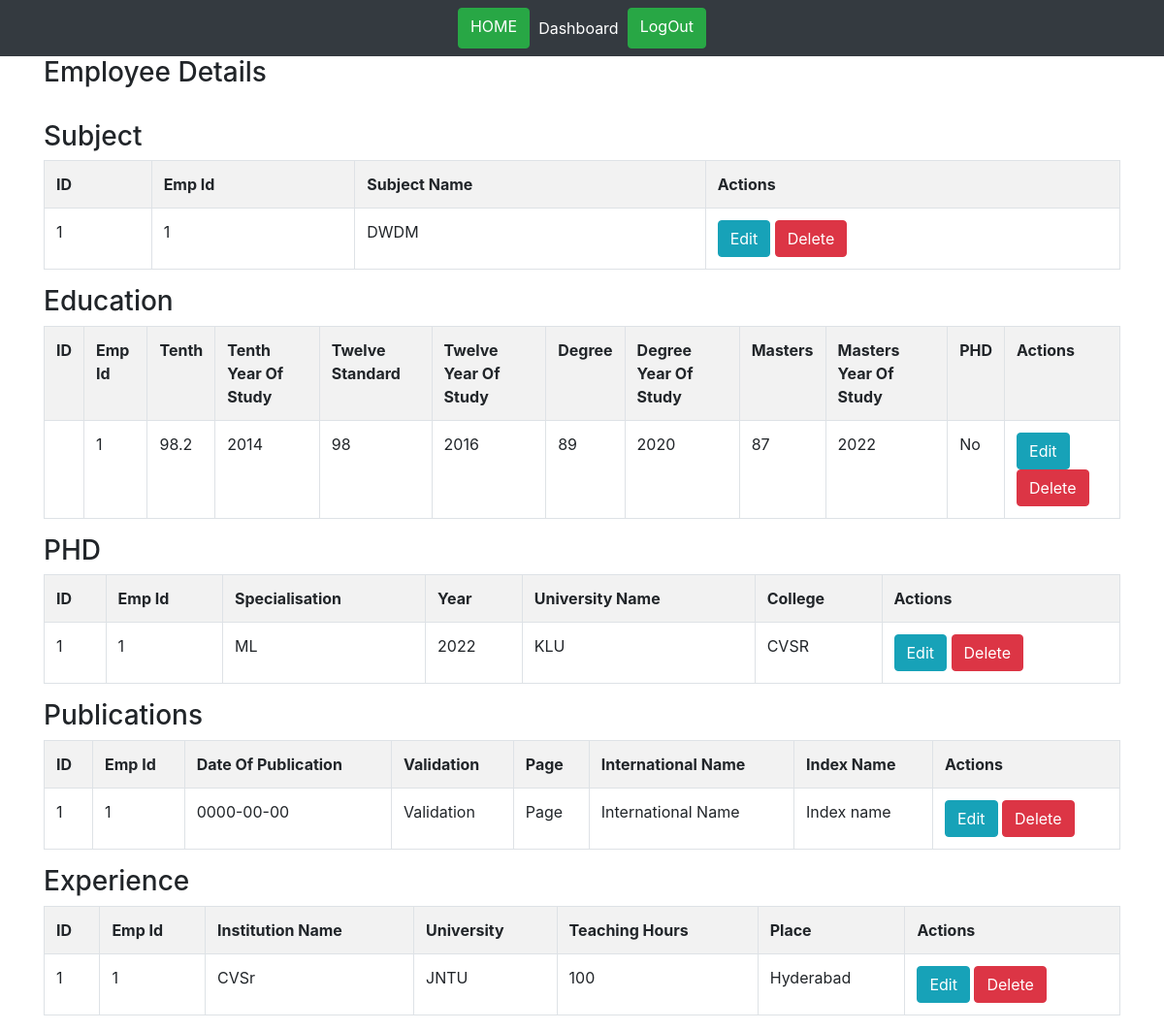
Before: /Employees/getEmployee/1 with the older database file.
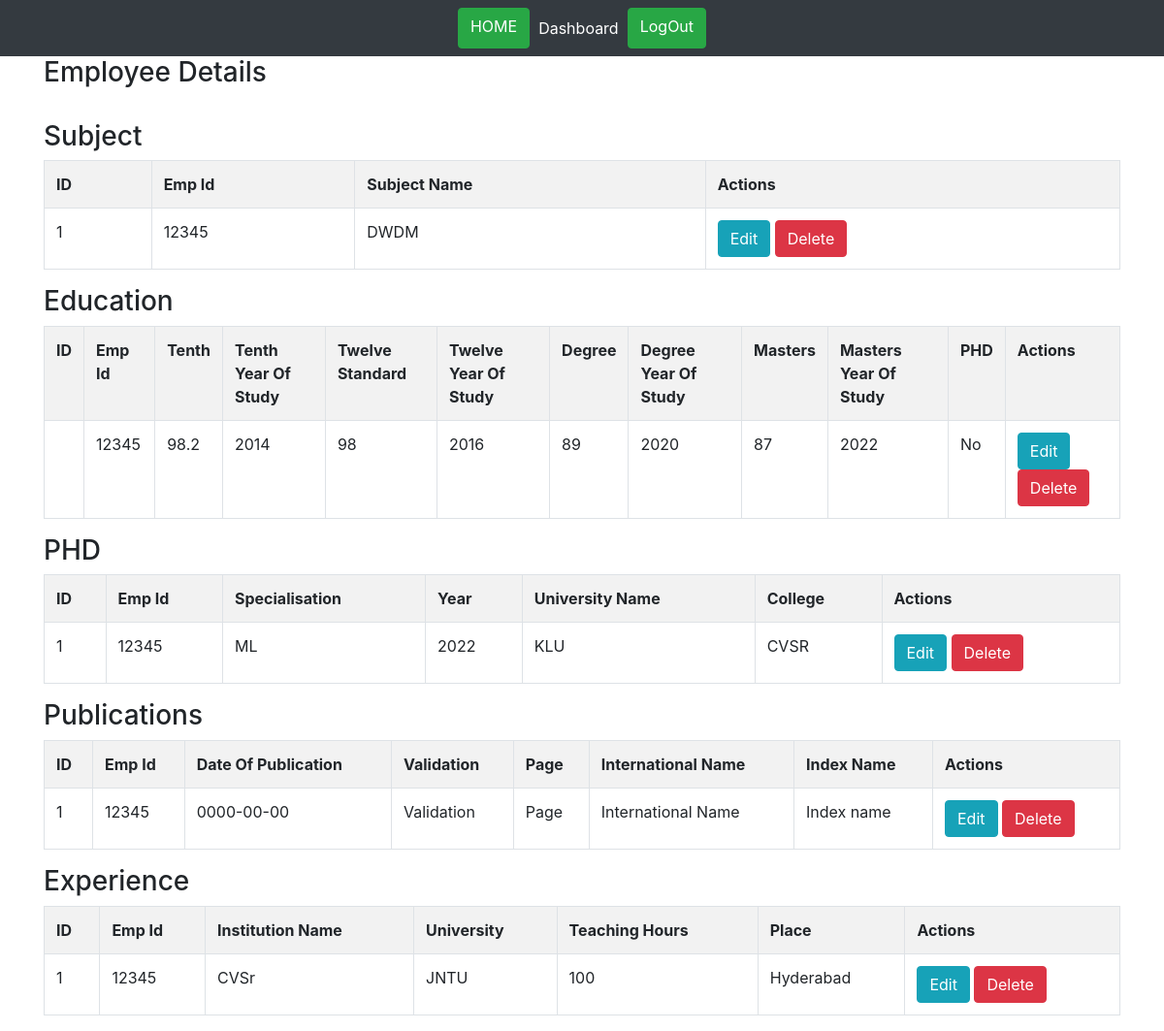
After: the same page with the newer database file.
### tables this page shows
CREATE TABLE IF NOT EXISTS `faculty_subject` (
  `id` int(11) NOT NULL AUTO_INCREMENT,
  `emp_id` int(11) NOT NULL,
  `subject_name` varchar(100) NOT NULL,
  PRIMARY KEY (`id`)
);

CREATE TABLE IF NOT EXISTS `faculty_education` (
  `id` int(11) NOT NULL AUTO_INCREMENT,
  `emp_id` int(11) NOT NULL,
  `Tenth` varchar(10) NOT NULL,
  `tenth_year_of_study` int(11) NOT NULL,
  `twelve_standard` varchar(10) NOT NULL,
  `twelve_year_of_study` int(11) NOT NULL,
  `degree` varchar(10) NOT NULL,
  `degree_year_of_study` int(11) NOT NULL,
  `masters` varchar(10) NOT NULL,
  `masters_year_of_study` int(11) NOT NULL,
  `PHD` varchar(4) NOT NULL,
  PRIMARY KEY (`id`)
);

CREATE TABLE IF NOT EXISTS `faculty_phd` (
  `id` int(11) NOT NULL AUTO_INCREMENT,
  `emp_id` int(11) NOT NULL,
  `specialisation` varchar(100) NOT NULL,
  `year` int(11) NOT NULL,
  `university_name` varchar(100) NOT NULL,
  `college` varchar(100) NOT NULL,
  PRIMARY KEY (`id`)
);

CREATE TABLE IF NOT EXISTS `faculty_publications` (
  `id` int(11) NOT NULL AUTO_INCREMENT,
  `emp_id` int(11) NOT NULL,
  `date_of_publication` date NOT NULL,
  `validation` varchar(100) NOT NULL,
  `page` varchar(100) NOT NULL,
  `international_name` varchar(100) NOT NULL,
  `index_name` varchar(100) NOT NULL,
  PRIMARY KEY (`id`)
);

CREATE TABLE IF NOT EXISTS `faculty_experience` (
  `id` int(11) NOT NULL AUTO_INCREMENT,
  `emp_id` int(11) NOT NULL,
  `institution_name` varchar(100) NOT NULL,
  `university` varchar(100) NOT NULL,
  `teaching_hours` int(11) NOT NULL,
  `place` varchar(100) NOT NULL,
  PRIMARY KEY (`id`)
);

### application/controllers/Employees.php (called while the page is built, shortened)
<?php
class Employees extends CI_Controller{
    function __construct()
    {
        $this->load->model('Personal_info_model');
        $this->load->model('Faculty_education_model');
        $this->load->model('Faculty_subject_model');
        $this->load->model('Faculty_phd_model');
        $this->load->model('Faculty_publication_model');
        $this->load->model('Faculty_experience_model');
    }
    public function getEmployee($id)
    {
        $data['faculty_education'] = $this->Faculty_education_model->get_faculty_education($id);
        $data['faculty_subject'] = $this->Faculty_subject_model->get_faculty_subject($id);
        $data['faculty_phd'] = $this->Faculty_phd_model->get_faculty_phd($id);
        $data['faculty_publications'] = $this->Faculty_publication_model->get_faculty_publication($id);
        $data['faculty_experience'] = $this->Faculty_experience_model->get_faculty_experience($id);
        $data['_view'] = 'employeesList/getEmployee';
        $data['heading'] = 'Employee Details';
        $this->load->view('layouts/main',$data);
    }
}

### index.php (called while the page is built, shortened)
<?php
require_once BASEPATH.'core/CodeIgniter.php';

### application/models/Faculty_subject_model.php (called while the page is built, shortened)
<?php
class Faculty_subject_model extends CI_Model
{
    function get_faculty_subject($id)
    {
        return $this->db->get_where('faculty_subject',array('id'=>$id))->row_array();
    }
}

### application/models/Faculty_education_model.php (called while the page is built, shortened)
<?php
class Faculty_education_model extends CI_Model
{
    function get_faculty_education($id)
    {
        return $this->db->get_where('faculty_education',array('id'=>$id))->row_array();
    }
}

### application/models/Faculty_phd_model.php (called while the page is built, shortened)
<?php
class Faculty_phd_model extends CI_Model
{
    function get_faculty_phd($id)
    {
        return $this->db->get_where('faculty_phd',array('id'=>$id))->row_array();
    }
}

### application/models/Faculty_publication_model.php (called while the page is built, shortened)
<?php
class Faculty_publication_model extends CI_Model
{
    function get_faculty_publication($id)
    {
        return $this->db->get_where('faculty_publications',array('id'=>$id))->row_array();
    }
}

### application/models/Faculty_experience_model.php (called while the page is built, shortened)
<?php
class Faculty_experience_model extends CI_Model
{
    function get_faculty_experience($id)
    {
        return $this->db->get_where('faculty_experience',array('id'=>$id))->row_array();
    }
}

### application/views/employeesList/getEmployee.php (the view, shortened to what the changed rows need)
<br>
<table class="table table-striped table-bordered">
    <tr>
		<th>ID</th>
		<th>Emp Id</th>
		<th>Subject Name</th>
		<th>Actions</th>
    </tr>
	<?php  $f =  $faculty_subject; ?>
    <tr>
		<td><?php echo $f['id']; ?></td>
		<td><?php echo $f['emp_id']; ?></td>
		<td><?php echo $f['subject_name']; ?></td>
		<td>
            <a href="<?php echo site_url('faculty_subject/edit/'.$f['id']); ?>" class="btn btn-info btn-xs">Edit</a>
            <a href="<?php echo site_url('faculty_subject/remove/'.$f['id']); ?>" class="btn btn-danger btn-xs">Delete</a>
        </td>
    </tr>
</table>
<table class="table table-striped table-bordered">
    <tr>
		<th>ID</th>
		<th>Emp Id</th>
		<th>Tenth</th>
		<th>Tenth Year Of Study</th>
		<th>Twelve Standard</th>
		<th>Twelve Year Of Study</th>
		<th>Degree</th>
		<th>Degree Year Of Study</th>
		<th>Masters</th>
		<th>Masters Year Of Study</th>
		<th>PHD</th>
		<th>Actions</th>
    </tr>
	<?php  $f =  $faculty_education; ?>
    <tr>
		<td><?php echo $f[0];  ?></td>
		<td><?php echo $f['emp_id']; ?></td>
		<td><?php echo $f['Tenth']; ?></td>
		<td><?php echo $f['tenth_year_of_study']; ?></td>
		<td><?php echo $f['twelve_standard']; ?></td>
		<td><?php echo $f['twelve_year_of_study']; ?></td>
		<td><?php echo $f['degree']; ?></td>
		<td><?php echo $f['degree_year_of_study']; ?></td>
		<td><?php echo $f['masters']; ?></td>
		<td><?php echo $f['masters_year_of_study']; ?></td>
		<td><?php echo $f['PHD']; ?></td>
		<td>
            <a href="<?php echo site_url('faculty_education/edit/'.$f['id']); ?>" class="btn btn-info btn-xs">Edit</a>
            <a href="<?php echo site_url('faculty_education/remove/'.$f['id']); ?>" class="btn btn-danger btn-xs">Delete</a>
        </td>
    </tr>
</table>
<table class="table table-striped table-bordered">
    <tr>
		<th>ID</th>
		<th>Emp Id</th>
		<th>Specialisation</th>
		<th>Year</th>
		<th>University Name</th>
		<th>College</th>
		<th>Actions</th>
    </tr>
	<?php $f =  $faculty_phd ?>
    <tr>
		<td><?php echo $f['id']; ?></td>
		<td><?php echo $f['emp_id']; ?></td>
		<td><?php echo $f['specialisation']; ?></td>
		<td><?php echo $f['year']; ?></td>
		<td><?php echo $f['university_name']; ?></td>
		<td><?php echo $f['college']; ?></td>
		<td>
            <a href="<?php echo site_url('faculty_phd/edit/'.$f['id']); ?>" class="btn btn-info btn-xs">Edit</a>
            <a href="<?php echo site_url('faculty_phd/remove/'.$f['id']); ?>" class="btn btn-danger btn-xs">Delete</a>
        </td>
    </tr>
</table>
<table class="table table-striped table-bordered">
    <tr>
		<th>ID</th>
		<th>Emp Id</th>
		<th>Date Of Publication</th>
		<th>Validation</th>
		<th>Page</th>
		<th>International Name</th>
		<th>Index Name</th>
		<th>Actions</th>
    </tr>
	<?php $f  =  $faculty_publications ?>
    <tr>
		<td><?php echo $f['id']; ?></td>
		<td><?php echo $f['emp_id']; ?></td>
		<td><?php echo $f['date_of_publication']; ?></td>
		<td><?php echo $f['validation']; ?></td>
		<td><?php echo $f['page']; ?></td>
		<td><?php echo $f['international_name']; ?></td>
		<td><?php echo $f['index_name']; ?></td>
		<td>
            <a href="<?php echo site_url('faculty_publication/edit/'.$f['id']); ?>" class="btn btn-info btn-xs">Edit</a>
            <a href="<?php echo site_url('faculty_publication/remove/'.$f['id']); ?>" class="btn btn-danger btn-xs">Delete</a>
        </td>
    </tr>
</table>
<table class="table table-striped table-bordered">
    <tr>
		<th>ID</th>
		<th>Emp Id</th>
		<th>Institution Name</th>
		<th>University</th>
		<th>Teaching Hours</th>
		<th>Place</th>
		<th>Actions</th>
    </tr>
	<?php $f = $faculty_experience ?>
    <tr>
		<td><?php echo $f['id']; ?></td>
		<td><?php echo $f['emp_id']; ?></td>
		<td><?php echo $f['institution_name']; ?></td>
		<td><?php echo $f['university']; ?></td>
		<td><?php echo $f['teaching_hours']; ?></td>
		<td><?php echo $f['place']; ?></td>
		<td>
            <a href="<?php echo site_url('faculty_experience/edit/'.$f['id']); ?>" class="btn btn-info btn-xs">Edit</a>
            <a href="<?php echo site_url('faculty_experience/remove/'.$f['id']); ?>" class="btn btn-danger btn-xs">Delete</a>
        </td>
    </tr>
</table>

Changed rows visible on the page:
changed faculty_subject "DWDM": emp "1" → "12345"
changed faculty_education "No": emp "1" → "12345"
changed faculty_phd "ML": emp "1" → "12345"
changed faculty_publications "Validation": emp "1" → "12345"
changed faculty_experience "CVSr": emp "1" → "12345"
